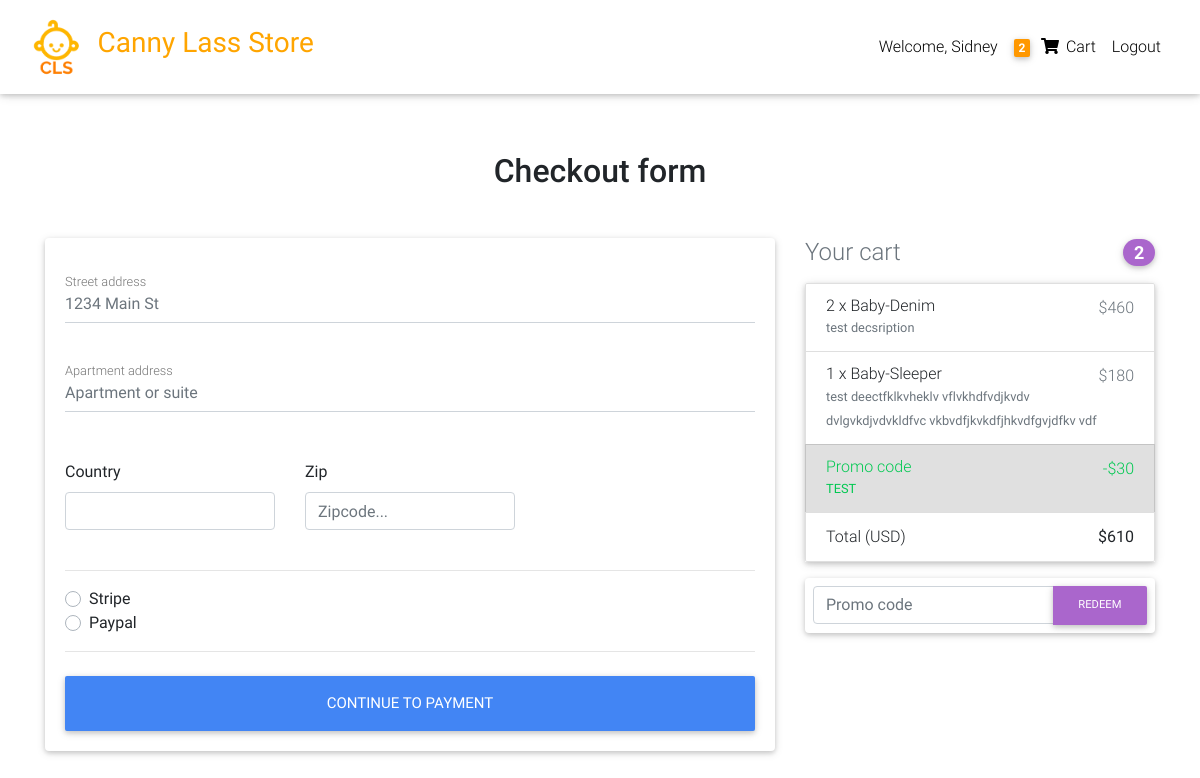
/checkout/ (signed in), run on an earlier commit of the app's database.
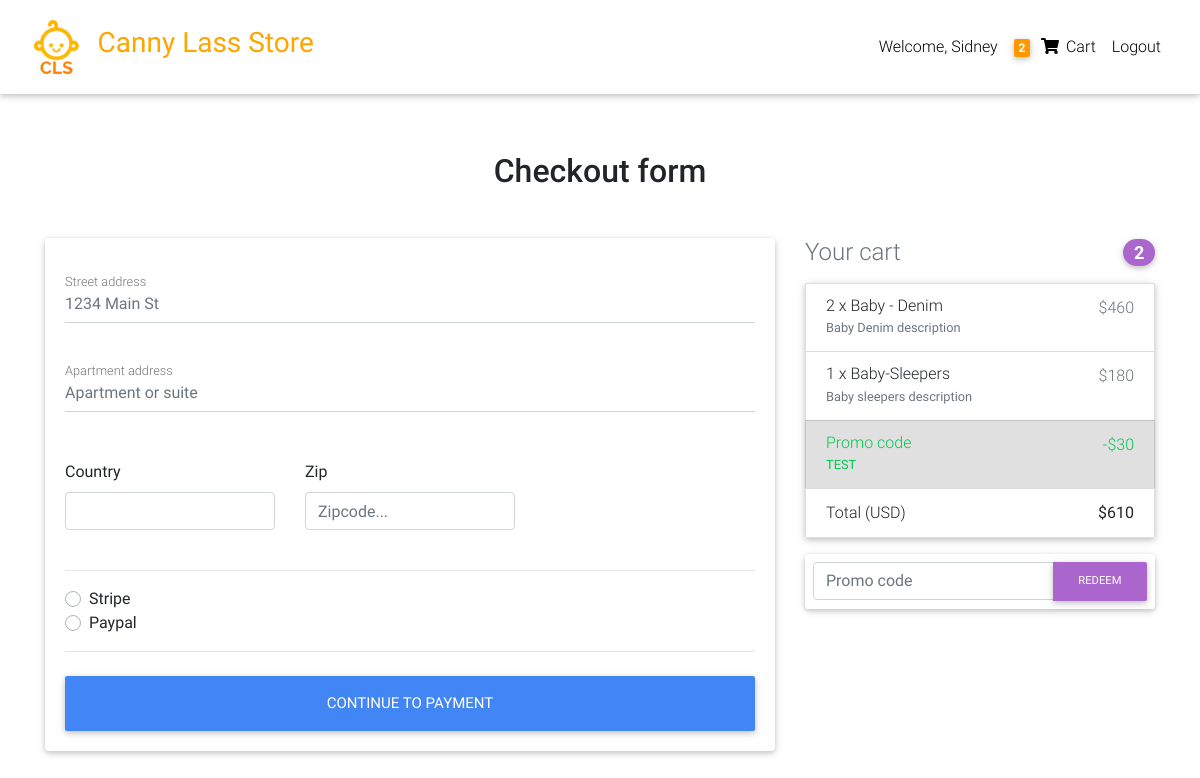
And on a later commit of the database.
### catalog/models.py (models this page shows, shortened)
class OrderItem(models.Model):
    user = models.ForeignKey(User, on_delete=models.CASCADE)
    item = models.ForeignKey(Item, on_delete=models.CASCADE)
    ordered = models.BooleanField(default=False)
    quantity = models.IntegerField(default=1)
    def get_total_item_discount_price(self):
        return self.quantity * self.item.discount_price
    def get_final_price(self):
        if self.item.discount_price:
            return self.get_total_item_discount_price()
        return self.get_total_item_price()

class Item(models.Model):
    title = models.CharField(max_length=200)
    price = models.IntegerField()
    discount_price = models.IntegerField(blank=True, null=True)
    slug = models.SlugField()
    status = models.CharField(max_length=200)
    category = models.CharField(choices=CATEGORY_CHOICES, max_length=2)
    label = models.CharField(choices=LABEL_CHOICES, max_length=2)
    description = models.TextField()
    image = models.ImageField(default='default.jpg', upload_to='productImages')

### catalog/views.py (the view, shortened to what this page needs)
# urls.py: path('checkout/', CheckoutView.as_view(), name='checkout'),
class CheckoutView(View):
    def get(self, *args, **kwargs):
        order = Order.objects.get(user=self.request.user, ordered=False)
        coupon_form = CouponForm()
        form = AddressForm()
        context = {
            'form': form,
            'order': order,
            'coupon_form': coupon_form,
            "DISPLAY_COUPON_FORM": True
        }
        return render(self.request, 'checkout.html', context)

### catalog/forms.py
class AddressForm(forms.Form):
    street_address = forms.CharField()
    apartment_address = forms.CharField()
    country = CountryField(blank_label="Select country").formfield(widget=CountrySelectWidget(attrs={
        "class": "custom-select d-block w-100"
    }))
    zip = forms.CharField(required=False)
    save_info = forms.BooleanField(required=False)
    use_default = forms.BooleanField(required=False)
    payment_option = forms.ChoiceField(
        widget=forms.RadioSelect(), choices=PAYMENT_CHOICES)

class CouponForm(forms.Form):
    code = forms.CharField(widget=forms.TextInput(attrs={
        'class': "form-control",
        'placeholder': "Promo code",
        'aria-label ': "Recipient's username",
        'aria-describedby': "basic-addon2"
    }), max_length=50)

### catalog/models.py (called while the page is built)
    def get_total(self):
        total = 0
        for order_item in self.items.all():
            total += order_item.get_final_price()
        if self.coupon:
            total -= self.coupon.amount
        return total

### templates/checkout.html (shortened to what this page needs)
{% extends 'base.html' %}
{% load crispy_forms_tags %}
{% block content %}
<main class="mt-5 pt-4">
  <div class="container wow fadeIn">
    <h2 class="my-5 h2 text-center">Checkout form</h2>
    <div class="row">
      <div class="col-md-8 mb-4">
        <div class="card">
          <form class="card-body" method="POST">
            <div class="md-form mb-5">
              <input type="text" name="street_address" id="street_address" class="form-control" placeholder="1234 Main St" required>
              <label for="street_address" class="">Street address</label>
            </div>
            <div class="md-form mb-5">
              <input type="text" name="apartment_address" id="apartment_address" class="form-control" placeholder="Apartment or suite" required>
              <label for="apartment_address" class="">Apartment address</label>
            </div>
            <div class="row">
              <div class="col-lg-4 col-md-12 mb-4">
                <label for="country">Country</label>
                {{form.country}}
              </div>
              <div class="col-lg-4 col-md-6 mb-4">
                <label for="zip">Zip</label>
                <input type="text" name="zip" class="form-control" id="zip" placeholder="Zipcode..." >
              </div>
            </div>
            <hr>
            <div class="d-block my-3">
              <div class="custom-control custom-radio">
                <label class="custom-control-label" for="stripe">Stripe</label>
              </div>
              <div class="custom-control custom-radio">
                <label class="custom-control-label" for="paypal">Paypal</label>
              </div>
            </div>
            <hr class="mb-4">
            <button class="btn btn-primary btn-lg btn-block" type="submit">Continue to Payment</button>
          </form>
        </div>
      </div>
      <div class="col-md-4 mb-4">
        {% include "snippet.html" %}
      </div>
    </div>
  </div>
</main>
{% endblock content %}

### templates/snippet.html (shortened to what this page needs)
<h4 class="d-flex justify-content-between align-items-center mb-3">
  <span class="text-muted">Your cart</span>
  <span class="badge badge-secondary badge-pill">{{order.items.count}}</span>
</h4>
<ul class="list-group mb-3 z-depth-1">
  {% for order_item in order.items.all %}
  <li class="list-group-item d-flex justify-content-between lh-condensed">
    <div>
      <h6 class="my-0">{{order_item.quantity}} x {{order_item.item.title}}</h6>
      <small class="text-muted">{{order_item.item.description}}</small>
    </div>
    <span class="text-muted">${{order_item.get_final_price}}</span>
  </li>
  {% endfor %}
  {% if order.coupon %}
  <li class="list-group-item d-flex justify-content-between bg-light">
    <div class="text-success">
      <h6 class="my-0">Promo code</h6>
      <small>{{order.coupon.code}}</small>
    </div>
    <span class="text-success">-${{order.coupon.amount}}</span>
  </li>
  {% endif %}
  <li class="list-group-item d-flex justify-content-between">
    <span>Total (USD)</span>
    <strong>${{order.get_total}}</strong>
  </li>
</ul>
{% if DISPLAY_COUPON_FORM %}
<form class="card p-2" action="{% url 'add_coupon' %}" method="POST">
  <div class="input-group">
    {{coupon_form.code}}
    <div class="input-group-append">
      <button class="btn btn-secondary btn-md waves-effect m-0" type="submit">
        Redeem
      </button>
    </div>
  </div>
</form>
{% endif %}

What changed in the data, as far as the page shows it:
changed through a linked row, OrderItem: item "Baby-Denim" → "Baby - Denim"; item.description "test decsription" → "Baby Denim description"
changed through a linked row, OrderItem: item "Baby-Sleeper" → "Baby-Sleepers"; item.description "test deectfklkvheklv vflvkhdfvdjkvdv dvlgvkdjvdvkldfvc vkbvdfjkvkdfjhkvdfgvjdfkv vdf" → "Baby sleepers description"
